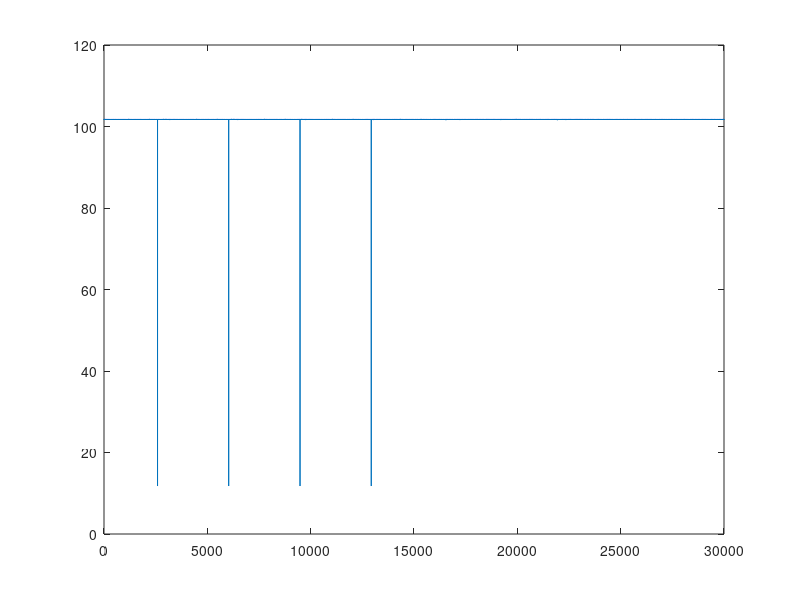

Here is the MATLAB script that generated this plot: (Note: this script raises an error after producing the figure.)
load Datos_estable.mat
%%
baro =  baroRAW * 3.24 / (2^12-1) * (52.7 /34);
baro = (baro /4.91 + 0.095) / 0.009;
plot(baro),shg

alt = ( 44330.76923 * (1 - (baro / Ps0).^0.190263132));
%%
P0 = 101.325;
for n=1:length(baro)
    baro1(n) = (baro(n) + 15* P0)/16;
    P0 = baro1(n);
end
clear P0;
n = 1:length(baro);
plot(n, baro, 'r', n, baro1, 'b'), shg

%%
Ps0 = 102.2;
alt1 = ( 44330.76923 * (1 - (baro1 / Ps0).^0.190263132));
n = 1:length(baro);
plot(n,alt,'r',n,alt1,'b'),shg

%%

[B,A] = cheby1(5,0.1,0.09);
baro2 = filter(B,A,baro);
n = 1:length(baro);
plot(n, baro, 'r', n, baro1, 'b', n, baro2, 'g'), shg

%%
alt2 = ( 44330.76923 * (1 - (baro2 / Ps0).^0.190263132));
n = 1:length(baro);
plot(n,alt,'r',n,alt1,'b',n,alt2,'g'),shg

%%

x = [101.325 0 0]';
P = [1000 0 0; 0 1000 0; 0 0 1000];
u = [0;0];
F = [1 1 0.5; 0 1 1; 0 0 1];
H = [1 0 0];
R = 0.01;
I = eye(3);
baro3 = zeros(size(baro));
xp = zeros(size(baro));
n=1;
z = 101.8606;
for n = 1:length(baro)
    
    z = baro(n);
    %Medida
    S = H * P * H' + R;
    K = P * H' / S;
    y = z - H * x;
    x = x + (K * y);
    baro3(n) = x(1);
    P = (I - K * H) * P;
    %Prediccion
    x = F * x;
    xp(n) = x(1);
    P = F * P * F';
end
n = 1:length(baro);
plot(n, baro, 'r', n, baro1, 'b', n, baro2, 'g', n, baro3, 'y'), shg

%%

alt3 = ( 44330.76923 * (1 - (baro3 / Ps0).^0.190263132));
n = 1:length(baro);
plot(n,alt,'r',n,alt1,'b',n,alt2,'g',n,alt3,'y'),shg


%%
% Temperatura
temperatura = ((tempRAW *3.24 / (2^12-1))-0.5)*100;
plot(temperatura),shg
x = [20 0 0]';
P = [1000 0 0; 0 1000 0; 0 0 1000];
u = [0;0];
F = [1 1 0.5; 0 1 1; 0 0 1];
H = [1 0 0];
R = 0.01;
I = eye(3);
tm = zeros(size(tempRAW));
xp = zeros(size(tempRAW));
n=1;
for n = 1:length(tempRAW)
    
    z = temperatura(n);
    %Medida
    y = z - H * x;
    S = H * P * H' + R;
    K = P * H' * inv(S);
    x = x + (K * y);
    tm(n) = x(1);
    P = (I - K * H) * P;
    %Prediccion
    x = F * x;
    xp(n) = x(1);
    P = F * P * F';
end
%%
[B,A] = cheby1(5,0.5,0.01);
tm2 = filter(B,A,temperatura);
%%
% Mejor filtro
P0 = 20;
for n=1:length(temperatura)
    tm3(n) = (temperatura(n) + 63* P0)/64;
    P0 = tm3(n);
end
clear P0;
%%
n = 1:length(tempRAW);
plot(n, temperatura, 'r', n, tm, 'y', n, tm2,'g', n, tm3, 'b'), shg